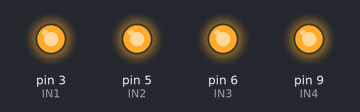
This sketch was run on a simulated Arduino Uno, built with avr-gcc and run on an emulated ATmega328P. Parts: output pins drawn as LEDs (lit = HIGH).

Above: at 1.5 s.
At 3.5 s:
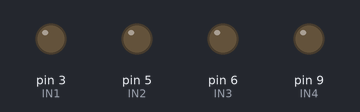
Timing chart, 0 to 5.2 s (numbered marks = the images above):
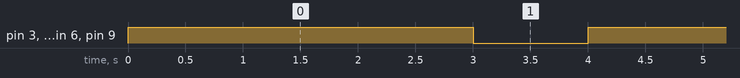

Measured:
- by itself, pin 3 (IN1), pin 5 (IN2), pin 6 (IN3), pin 9 (IN4): alternates HIGH for 3.0 s and LOW for 1.0 s

The sketch:

code1.ino
```cpp
#define IN1 3
#define IN2 5
#define IN3 6
#define IN4 9

void setup() {
  pinMode(IN1, OUTPUT);
  pinMode(IN2, OUTPUT);
  pinMode(IN3, OUTPUT);
  pinMode(IN4, OUTPUT);
}

void loop() {
  digitalWrite(IN1, HIGH);//打开水泵1
  digitalWrite(IN2, HIGH);//打开水泵2
  digitalWrite(IN3, HIGH);//打开水泵3
  digitalWrite(IN4, HIGH);//打开水泵4
  delay(3000);            //延时3S
  digitalWrite(IN4, LOW);//关闭水泵1
  digitalWrite(IN3, LOW);//关闭水泵2
  digitalWrite(IN2, LOW);//关闭水泵3
  digitalWrite(IN1, LOW);//关闭水泵4
  delay(1000);            //延时1S
}
```
